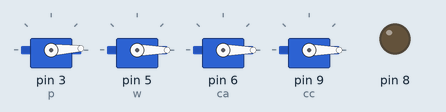
This sketch was run on a simulated Arduino Uno, built with avr-gcc and run on an emulated ATmega328P. Shown: 4 × servo, output pins drawn as LEDs (lit = HIGH).

Above: at 0.05 s.
At 0.9 s:
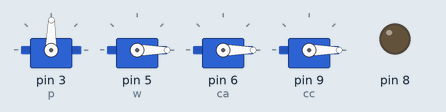
At 1.75 s:
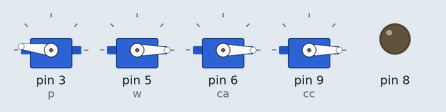
At 3.45 s:
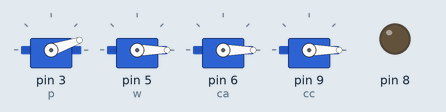
Timing chart, 0 to 8.3 s (numbered marks = the images above):
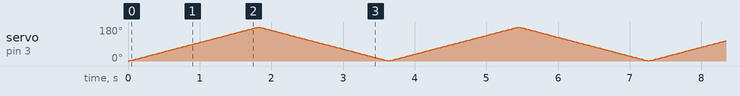

The sketch:

servo_final.ino
```cpp
#include <Servo.h>
Servo p;
Servo w;
Servo ca;
Servo cc;
void setup()
{
  Serial.begin(9600);
  pinMode(2, INPUT);
  pinMode(8, OUTPUT);
  p.attach(3);
  w.attach(5);
  ca.attach(6);
  cc.attach(9);
  p.write(0);
  w.write(0);
  ca.write(0);
  cc.write(0);
}
void loop() {
  for (int i = 0; i < 180; i++)
  {
    p.write(i);
//    w.write(i);
//    ca.write(i);
//    cc.write(i);
    delay(10);
  }
  for (int i = 180; i > 0; i--)
  {
    p.write(i);
//    w.write(i);
//    ca.write(i);
//    cc.write(i);
    delay(10);
  }

}
```
